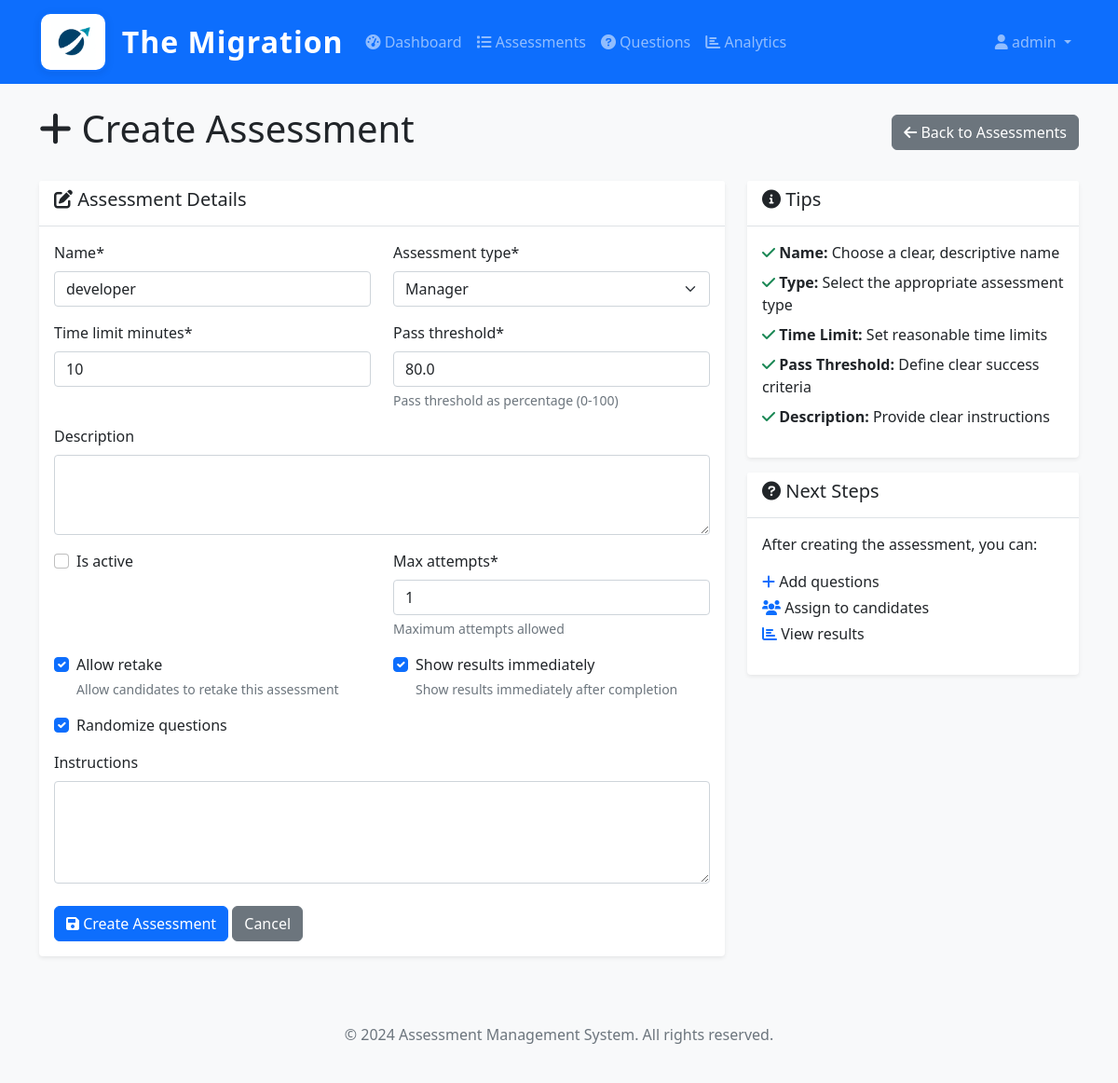
Page /assessments/admin/assessments/4/edit/ (signed in) on the earlier database version.
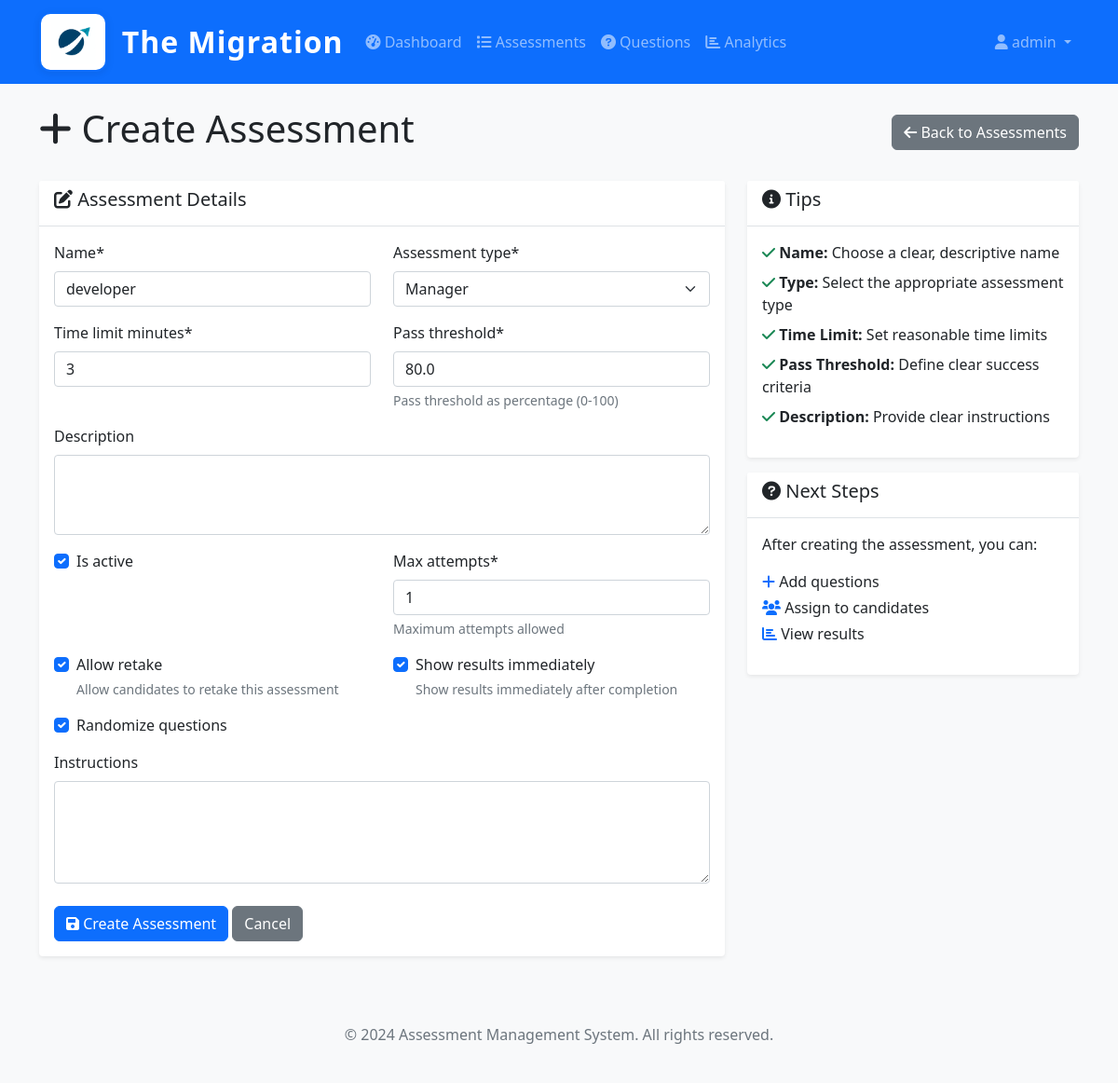
Same page on the later database version.
### assessments/models.py (models this page shows, shortened)
class Assessment(models.Model):
    name = models.CharField(max_length=200)
    description = models.TextField(blank=True)
    assessment_type = models.ForeignKey(Designation, on_delete=models.CASCADE, related_name='assessments')
    questions = models.ManyToManyField(Question, through='AssessmentQuestion', related_name='assessments')
    time_limit_minutes = models.PositiveIntegerField(default=60)
    randomize_questions = models.BooleanField(default=True)
    pass_threshold = models.FloatField(
        validators=[MinValueValidator(0.0), MaxValueValidator(100.0)],
        help_text="Pass threshold as percentage (0-100)"
    )
    max_attempts = models.PositiveIntegerField(default=1, help_text="Maximum attempts allowed")
    allow_retake = models.BooleanField(default=True, help_text="Allow candidates to retake this assessment")
    show_results_immediately = models.BooleanField(default=True, help_text="Show results immediately after completion")
    is_active = models.BooleanField(default=True)
    instructions = models.TextField(blank=True)
    created_by = models.ForeignKey(CustomUser, on_delete=models.SET_NULL, null=True, related_name='created_assessments')
    created_at = models.DateTimeField(auto_now_add=True)
    updated_at = models.DateTimeField(auto_now=True)
    class Meta:
        verbose_name = 'Assessment'
        verbose_name_plural = 'Assessments'

### assessments/views.py (the view)
    def wrapper(request, *args, **kwargs):
        if not request.user.is_authenticated:
            return HttpResponseRedirect(reverse('admin_login'))
        if not is_authorized_admin(request.user):
            messages.error(request, 'Access denied. Only authorized administrators can access this system.')
            return HttpResponseRedirect(reverse('admin_login'))
        return view_func(request, *args, **kwargs)

### assessments/forms.py
class AssessmentForm(forms.ModelForm):
    class Meta:
        model = Assessment
        fields = ['name', 'description', 'assessment_type', 'time_limit_minutes',
                 'pass_threshold', 'max_attempts', 'allow_retake', 'show_results_immediately',
                 'randomize_questions', 'is_active', 'instructions']
        widgets = {
            'description': forms.Textarea(attrs={'rows': 3}),
            'instructions': forms.Textarea(attrs={'rows': 4}),
        }

### assessments/models.py (called while the page is built)
    def __str__(self):
        return self.name

### assessments/views.py (called while the page is built)
def is_authorized_admin(user):
    return (user.is_authenticated and
            user.role == 'admin' and
            user.email in AUTHORIZED_ADMIN_EMAILS)

def admin_required(view_func):
    def wrapper(request, *args, **kwargs):
        if not request.user.is_authenticated:
            return HttpResponseRedirect(reverse('admin_login'))
        if not is_authorized_admin(request.user):
            messages.error(request, 'Access denied. Only authorized administrators can access this system.')
            return HttpResponseRedirect(reverse('admin_login'))
        return view_func(request, *args, **kwargs)
    return wrapper

### assessments/templates/assessments/assessment_form.html (shortened to what the changed rows need)
{% extends 'base.html' %}
{% load crispy_forms_tags %}
{% block content %}
<div class="row">
    <div class="col-12">
        <div class="d-flex justify-content-between align-items-center mb-4">
            <h1><i class="fas fa-plus"></i> Create Assessment</h1>
        </div>
    </div>
</div>
<div class="row">
    <div class="col-lg-8">
        <div class="card">
            <div class="card-body">
                <form method="post">
                    <div class="row">
                        <div class="col-md-6">
                            {{ form.name|as_crispy_field }}
                        </div>
                        <div class="col-md-6">
                            {{ form.assessment_type|as_crispy_field }}
                        </div>
                    </div>
                    <div class="row">
                        <div class="col-md-6">
                            {{ form.time_limit_minutes|as_crispy_field }}
                        </div>
                        <div class="col-md-6">
                            {{ form.pass_threshold|as_crispy_field }}
                        </div>
                    </div>
                    {{ form.description|as_crispy_field }}
                    <div class="row">
                        <div class="col-md-6">
                            {{ form.is_active|as_crispy_field }}
                        </div>
                        <div class="col-md-6">
                            {{ form.max_attempts|as_crispy_field }}
                        </div>
                    </div>
                    <div class="row">
                        <div class="col-md-6">
                            {{ form.allow_retake|as_crispy_field }}
                        </div>
                        <div class="col-md-6">
                            {{ form.show_results_immediately|as_crispy_field }}
                        </div>
                    </div>
                    <div class="row">
                        <div class="col-md-6">
                            {{ form.randomize_questions|as_crispy_field }}
                        </div>
                    </div>
                    {{ form.instructions|as_crispy_field }}
                </form>
            </div>
        </div>
    </div>
</div>
{% endblock %}

Differences in the rows shown:
changed Assessment "developer": time_limit_minutes "10" → "3"; is_active "☐" → "☑"
